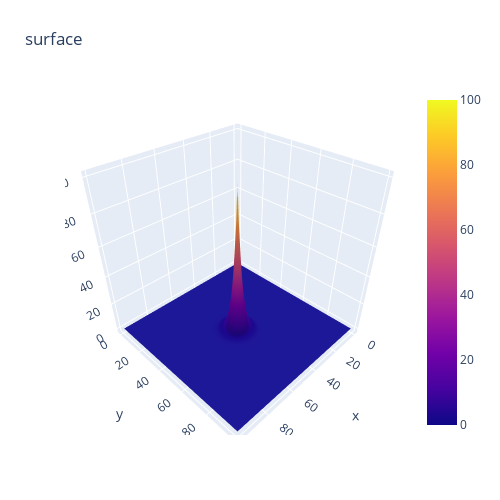

Notebook code for this chart:
### Code cell
fig

### Figure 1 — Plotly figure (JSON) as saved in the notebook; plotly's stock layout.template omitted (floating-point values rounded to 4 significant figures; data arrays with more than 128 entries replaced by an {"elided": "..."} marker saying what was removed)
{"data": [{"type": "surface", "z": {"elided": "100x100 float values"}}], "layout": {"autosize": false, "height": 500, "margin": {"b": 65, "l": 65, "r": 50, "t": 90}, "title": {"text": "surface"}, "width": 500}}
